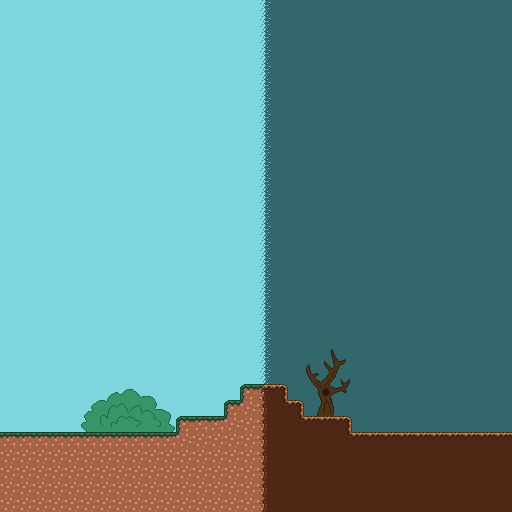

This game map was drawn from its Tiled (.tmx) file and the tilesets committed beside it. A one-line description and the trimmed map source follow:
An orthogonal 32x32 tile map with 16x16 px tiles, 3 tile layers (Sky, Terrain, Deco), 2 tilesets.

<map version="1.0" tiledversion="1.1.6" orientation="orthogonal" renderorder="right-down" width="32" height="32" tilewidth="16" tileheight="16" infinite="0" nextobjectid="1">
 <tileset firstgid="1" name="Terrain" tilewidth="16" tileheight="16" tilecount="40" columns="8">
  <image source="TilemapTerrain.png" width="128" height="80" />
 </tileset>
 <tileset firstgid="41" name="Decoration" tilewidth="16" tileheight="16" tilecount="70" columns="14">
  <image source="TilemapDeco.png" width="224" height="80" />
 </tileset>
 <layer name="Sky" width="32" height="32">
  <data>[1024 cells, 1024 non-empty, 3 distinct tile ids]</data>
 </layer>
 <layer name="Terrain" width="32" height="32">
  <data>[1024 cells, 179 non-empty, 10 distinct tile ids]</data>
 </layer>
 <layer name="Deco" width="32" height="32">
  <data>[1024 cells, 33 non-empty, 33 distinct tile ids]</data>
 </layer>
</map>